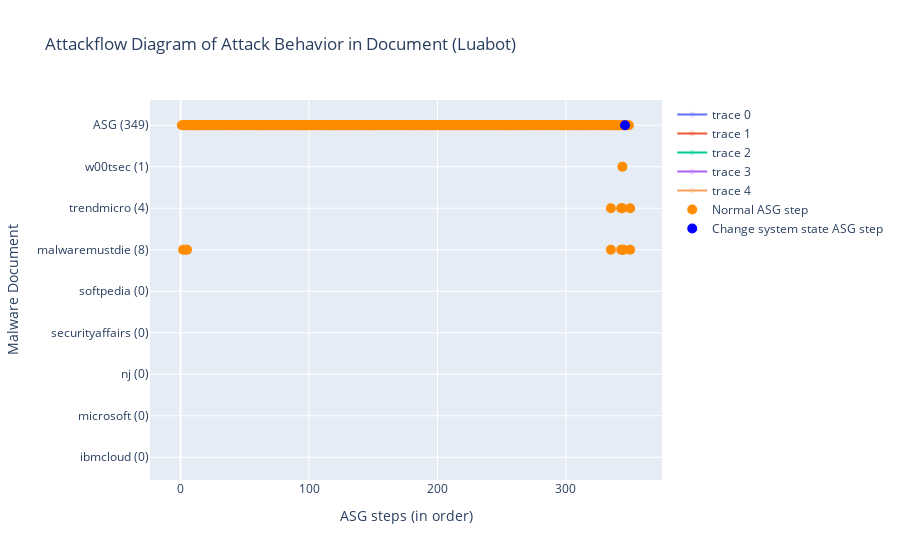

The cell this chart's notebook holds for it:
### Markdown cell above
### Run Script: draw Lifecycle diagram
- 兩個 traces (legend) 一般的 OP 和 ChangeSys OP。分兩個顏色，不重疊。
- x: [a,a,a,a,b,b,b,c,c,c] 不同 report 的 step 可以放同一個 list，因為屬於同個 trace。

### Code cell
# import plotly.express as px
import plotly
import plotly.graph_objects as go

def symmetric_difference(list1: list, list2: list) -> list:
    ''' return list1 - list2. '''
    s = set(list2)
    temp3 = [x for x in list1 if x not in s]
    return temp3

def draw_lifecycle(fset:FamilySet):
    familname = fset.familyname
    # reportnames = [rem.reportname for rem in fset.rem_lst if len(rem.match_regex)]

    fig = go.Figure()
    x, y = [], []
    x_sys, y_sys = [], []
    empty_columns = []

    for i, rem in enumerate(fset.rem_lst):
        numOfDot = len(rem.ASGstep_order_index)
        reportname = rem.reportname
        reportname = rem.reportname.split('.')[0]
        reportname = reportname.split('-')[1]
        if reportname == 'Ms':
            reportname = 'Microsoft'
        reportname += f' ({numOfDot})'
        if len(rem.ASGstep_order_index) == 0:
            empty_columns.append(reportname)
            continue
        x_sys.extend(rem.SysASGstep_order_index) # 改變系統設定檔的 OP (這個變數有問題!!!)
        y_sys.extend([reportname] * len(rem.SysASGstep_order_index))
        current_x_normal = symmetric_difference(rem.ASGstep_order_index, rem.SysASGstep_order_index) # 一般的/其餘的 OP
        # print(reportname, 'numOfDot', numOfDot, 'rem.ASGstep_order_index', rem.ASGstep_order_index)
        # print('x_normal', current_x_normal, 'x_sys', rem.SysASGstep_order_index)
        x.extend(current_x_normal)
        y.extend([reportname] * len(current_x_normal))
        pass
    # todo: add baseline's lifecycle
    num_allstep = len(set(fset.sample.step_list))
    rowname = f'ASG ({num_allstep})'
    current_x_system = fset.sample.ASGstep_sysOnly_ordered_index # fset.sample.OPset_sysOnly_ordered_index
    current_x_normal = symmetric_difference(list(range(num_allstep)), current_x_system) # all steps - sysobj steps
    # print(sorted(current_x_system)) # 只能放UPDATE的，OPEN/READ不能喔
    x_sys.extend(current_x_system)
    y_sys.extend([rowname] * len(current_x_system)) 
    x.extend(current_x_normal)
    y.extend([rowname] * len(current_x_normal))
    # print(rowname, len(fset.sample.OPset), len(current_x_system), len(current_x_normal))

    # for empty_columns when report has no OPs
    for empty_col in empty_columns:
        fig.add_trace(go.Scatter(x=[0,], y=[empty_col,], marker=dict(opacity=0)))
    
    # normal OPs
    x = [idx+1 for idx in x] # add 1 to each asg index
    fig.add_trace(go.Scatter(
        x=x,
        y=y,
        marker=dict(color="darkorange", size=10),
        mode="markers",
        name="Normal ASG step", # Normal Operation Pair
    ))

    # changeSysObj OPs
    x_sys = x = [idx+1 for idx in x_sys]
    fig.add_trace(go.Scatter(
        x=x_sys,
        y=y_sys,
        marker=dict(color="blue", size=10),
        mode="markers",
        name="Change system state ASG step", # Change SR Operation Pair
    ))

    fig.update_layout(title=f"Attackflow Diagram of Attack Behavior in Document ({familname})",
                    xaxis_title="ASG steps (in order)",
                    yaxis_title="Malware Document")
    fig.show()

    if not os.path.exists("imgs"):
        os.mkdir("imgs")
    # fig.write_image(f"./imgs/{familname}_lifecycle.png") # bug -> no responce
    # plotly.offline.plot(fig, filename=f"./imgs/{familname}_lifecycle.html", auto_open=False)
    pass

draw_lifecycle(fset)

### Figure 1 — Plotly figure (JSON) as saved in the notebook; plotly's stock layout.template omitted (floating-point values rounded to 4 significant figures; data arrays with more than 128 entries replaced by an {"elided": "..."} marker saying what was removed)
{"data": [{"marker": {"opacity": 0}, "type": "scatter", "x": [0], "y": ["ibmcloud (0)"]}, {"marker": {"opacity": 0}, "type": "scatter", "x": [0], "y": ["microsoft (0)"]}, {"marker": {"opacity": 0}, "type": "scatter", "x": [0], "y": ["nj (0)"]}, {"marker": {"opacity": 0}, "type": "scatter", "x": [0], "y": ["securityaffairs (0)"]}, {"marker": {"opacity": 0}, "type": "scatter", "x": [0], "y": ["softpedia (0)"]}, {"marker": {"color": "darkorange", "size": 10}, "mode": "markers", "name": "Normal ASG step", "type": "scatter", "x": {"elided": "361 int values"}, "y": {"elided": "361 str values"}}, {"marker": {"color": "blue", "size": 10}, "mode": "markers", "name": "Change system state ASG step", "type": "scatter", "x": [346], "y": ["ASG (349)"]}], "layout": {"title": {"text": "Attackflow Diagram of Attack Behavior in Document (Luabot)"}, "xaxis": {"title": {"text": "ASG steps (in order)"}}, "yaxis": {"title": {"text": "Malware Document"}}}}
